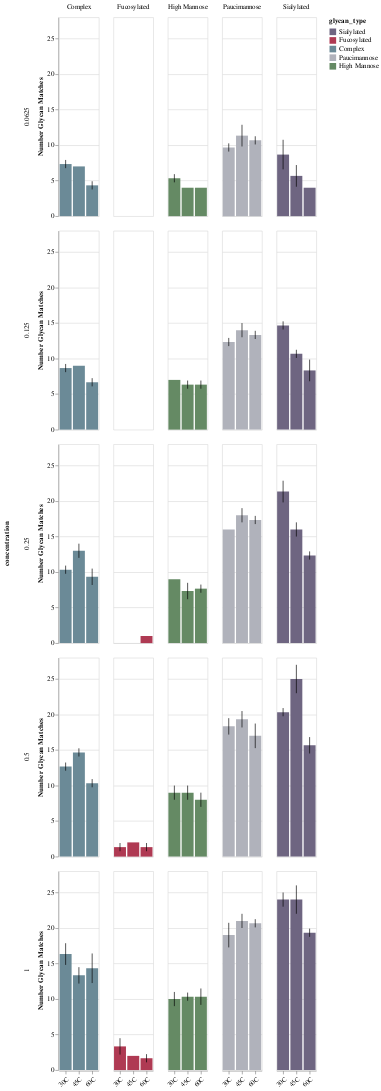

Notebook cell for this chart:
### Markdown cell above
## 2a

Do all glycan types experience this trend?

### Code cell
glycan_sub = multiple_hits[
    [
        "sequence",
        "glycan",
        "glycan_type",
        "pep_mods",
        "temperature",
        "concentration",
        "run",
    ]
]

glycan_color_scale = alt.Scale(
    domain=[
        'Sialylated',
        'Fucosylated',
        'Complex',
        'Paucimannose',
        'High Mannose',
    ],
    range=[
        '#6E6581',
        '#AF3A53',
        '#6B8A97',
        '#B0B2BB',
        '#658A64',
    ]
)

bars = (
    alt.Chart(glycan_sub)
    .mark_bar()
    .encode(
        x=alt.X("temperature:N", title="", axis=alt.Axis(labelAngle=-45)),
        y=alt.Y("mean(my_count):Q", title="Number Glycan Matches"),
        color=alt.Color("glycan_type:N", scale=glycan_color_scale),
    )
    .transform_aggregate(
        my_count='count(glycan_type)',
        groupby=['glycan_type', 'concentration', 'temperature', 'run']
    )
)

err = (
    alt.Chart(glycan_sub)
    .mark_errorbar(extent='stdev')
    .encode(
        x=alt.X("temperature:N", title="", axis=alt.Axis(labelAngle=-45)),
        y=alt.Y("mean(my_count):Q", title="Number Glycan Matches"),
    )
    .transform_aggregate(
        my_count='count(glycan_type)',
        groupby=['glycan_type', 'concentration', 'temperature', 'run']
    )
)

glyc_by_concentration = alt.layer(bars, err).facet(
    column=alt.Column('glycan_type', title=''),
    row='concentration:N'
)

conc_bars = alt.vconcat()
for concentration in glycan_sub.concentration.unique():
    conc_bars &= base.transform_filter(alt.datum.concentration == concentration).properties(
        title=f"Concentration = {concentration}"
    )
conc_bars.configure_concat(
    spacing=50
)

glyc_by_concentration

### Figure 1 — Vega-Lite specification as saved in the notebook (floating-point values rounded to 4 significant figures; data arrays with more than 128 entries replaced by an {"elided": "..."} marker saying what was removed)
{"config": {"view": {"continuousWidth": 400, "continuousHeight": 300}}, "data": {"name": "data-46ed2e4f9f1a686c79766cbc728763ad"}, "facet": {"column": {"type": "nominal", "field": "glycan_type", "title": ""}, "row": {"type": "nominal", "field": "concentration"}}, "spec": {"layer": [{"mark": "bar", "encoding": {"color": {"type": "nominal", "field": "glycan_type", "scale": {"domain": ["Sialylated", "Fucosylated", "Complex", "Paucimannose", "High Mannose"], "range": ["#6E6581", "#AF3A53", "#6B8A97", "#B0B2BB", "#658A64"]}}, "x": {"type": "nominal", "axis": {"labelAngle": -45}, "field": "temperature", "title": ""}, "y": {"type": "quantitative", "aggregate": "mean", "field": "my_count", "title": "Number Glycan Matches"}}, "transform": [{"aggregate": [{"op": "count", "field": "glycan_type", "as": "my_count"}], "groupby": ["glycan_type", "concentration", "temperature", "run"]}]}, {"mark": {"type": "errorbar", "extent": "stdev"}, "encoding": {"x": {"type": "nominal", "axis": {"labelAngle": -45}, "field": "temperature", "title": ""}, "y": {"type": "quantitative", "aggregate": "mean", "field": "my_count", "title": "Number Glycan Matches"}}, "transform": [{"aggregate": [{"op": "count", "field": "glycan_type", "as": "my_count"}], "groupby": ["glycan_type", "concentration", "temperature", "run"]}]}]}, "$schema": "https://vega.github.io/schema/vega-lite/v4.8.1.json", "datasets": {"data-46ed2e4f9f1a686c79766cbc728763ad": {"elided": "2255 records"}}}
